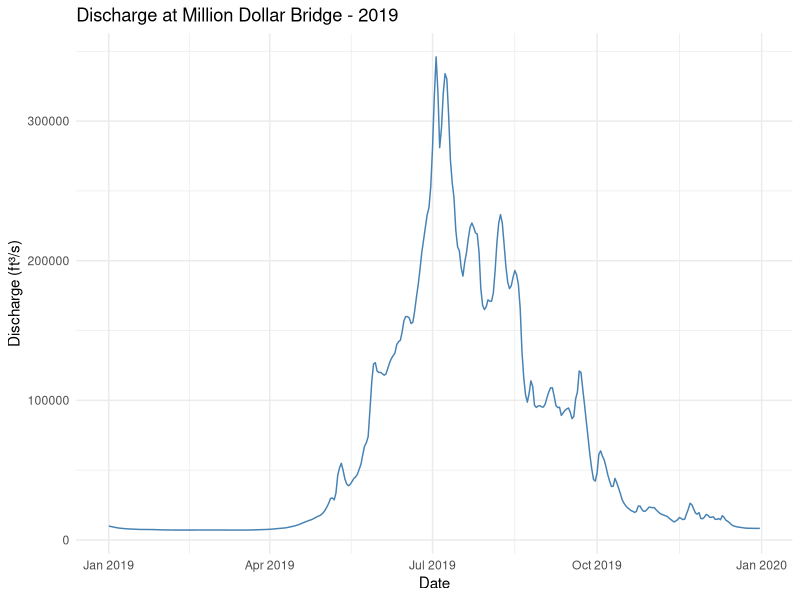
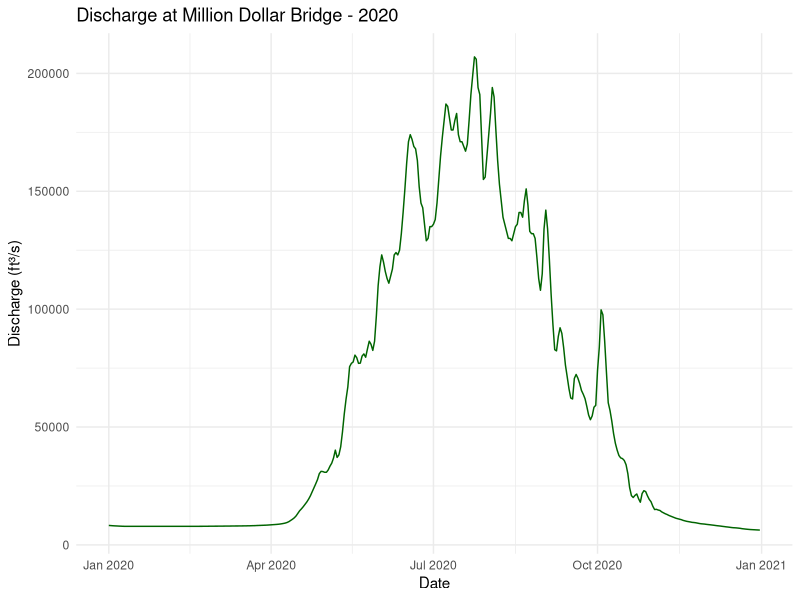
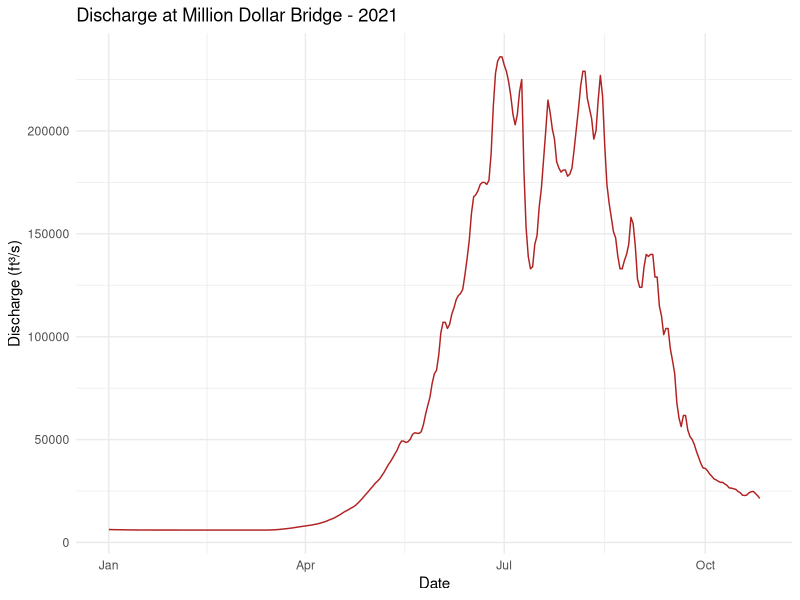
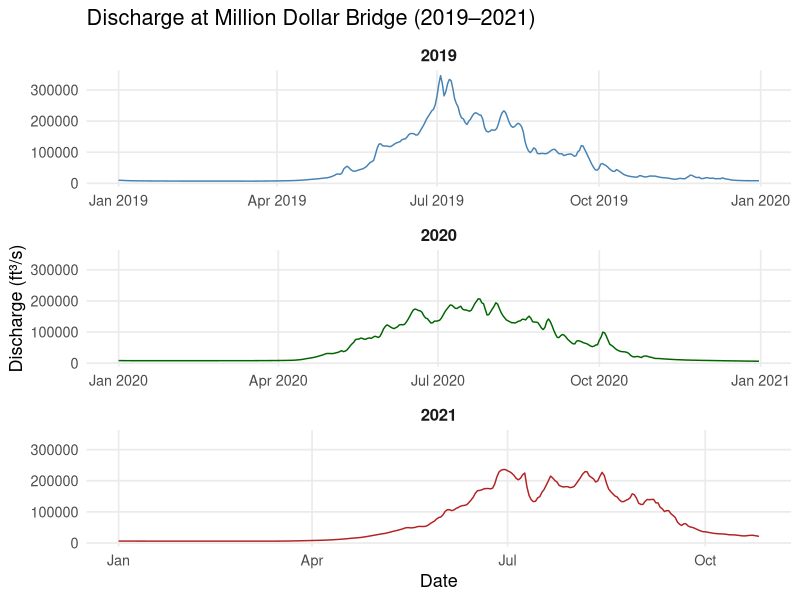
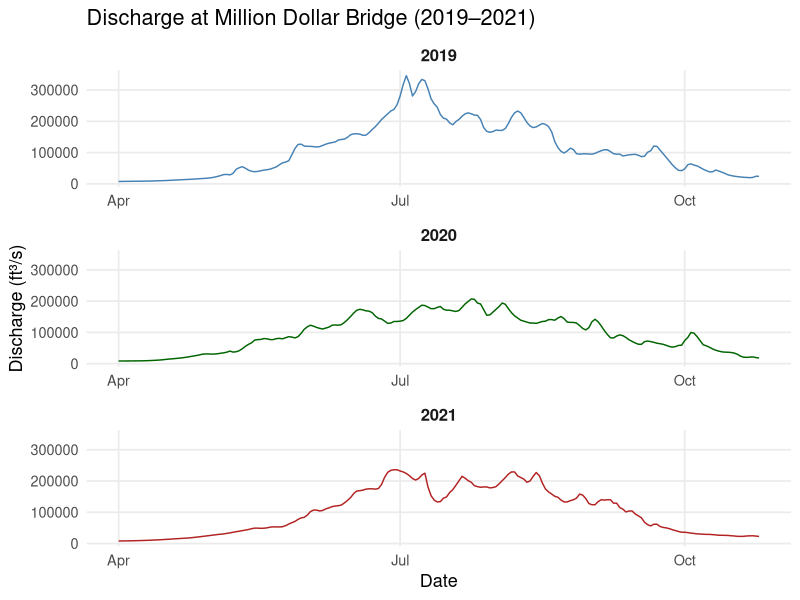
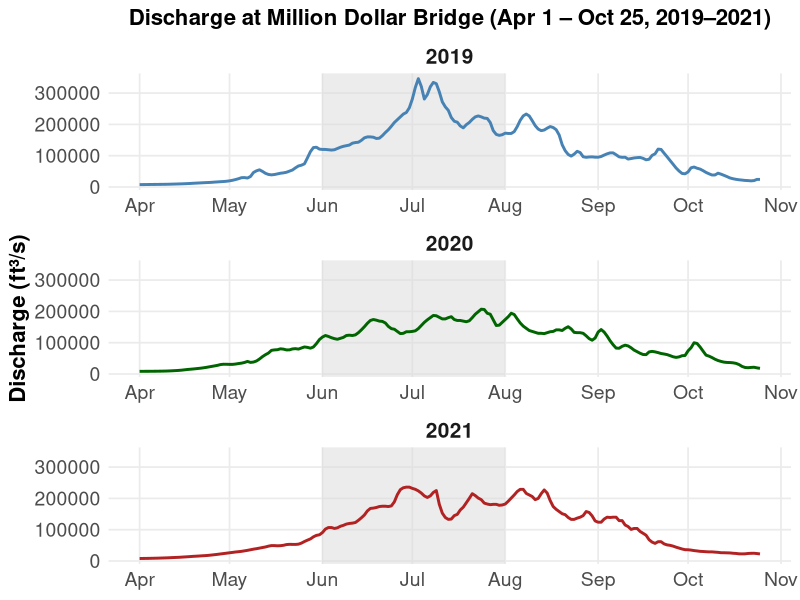
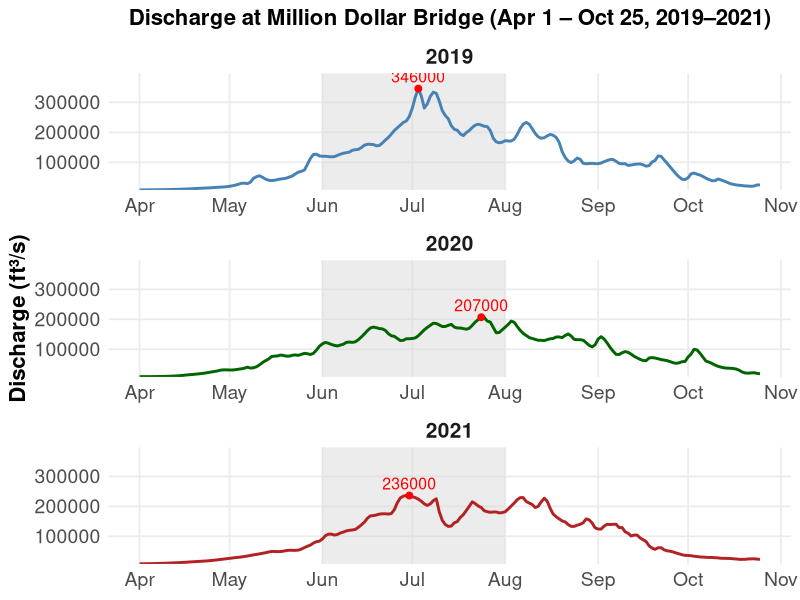

Here is the R script that generated these plots, in order:
### Copper River Flow Data Figures 2019-2021


#download data
rm(list = ls())
FlowData <- read.csv("ALHcode/odata/million_dollar_bridge_discharge_data_1988-2025.csv") #7523 observations, 12 variables


#structure
str(FlowData) #value is integer, time is character

#packages
library(dplyr)
library(ggplot2)
library(lubridate)

#convert time to data via lubridate
FlowData <- FlowData %>%
  mutate(Date = mdy(time))  # convert to Date format
str(FlowData)

#filter data for each year of interest
Flow2019 <- FlowData %>% filter(year(Date) == 2019)
Flow2020 <- FlowData %>% filter(year(Date) == 2020)
Flow2021 <- FlowData %>% filter(year(Date) == 2021)

#individual plots
ggplot(Flow2019, aes(x = Date, y = value)) +
  geom_line(color = "steelblue") +
  labs(title = "Discharge at Million Dollar Bridge - 2019",
       x = "Date", y = "Discharge (ft³/s)") +
  scale_y_continuous(labels = function(x) format(x, scientific = FALSE)) +
  theme_minimal()


ggplot(Flow2020, aes(x = Date, y = value)) +
  geom_line(color = "darkgreen") +
  labs(title = "Discharge at Million Dollar Bridge - 2020",
       x = "Date", y = "Discharge (ft³/s)") +
  scale_y_continuous(labels = function(x) format(x, scientific = FALSE)) +
  theme_minimal()

ggplot(Flow2021, aes(x = Date, y = value)) +
  geom_line(color = "firebrick") +
  labs(title = "Discharge at Million Dollar Bridge - 2021",
       x = "Date", y = "Discharge (ft³/s)") +
  scale_y_continuous(labels = function(x) format(x, scientific = FALSE)) +
  theme_minimal()



### Now visualize as facets with frozen y axis
library(dplyr)
library(ggplot2)

# Combine the data
FlowFacet <- FlowData %>%
  mutate(Date = mdy(time),
         Year = year(Date)) %>%
  filter(Year %in% c(2019, 2020, 2021)) %>%
  mutate(
    start_date = make_date(Year, 1, 1),
    end_date   = make_date(Year, 10, 1)
  )

# Faceted plot with shared (frozen) y-axis
ggplot(FlowFacet, aes(x = Date, y = value, color = as.factor(Year))) +
  geom_line(show.legend = FALSE) +
  facet_wrap(~ Year, ncol = 1, scales = "free_x") +  # free_x fixes your issue
  labs(title = "Discharge at Million Dollar Bridge (2019–2021)",
       x = "Date", y = "Discharge (ft³/s)") +
  scale_y_continuous(labels = function(x) format(x, scientific = FALSE)) +
  scale_color_manual(values = c("steelblue", "darkgreen", "firebrick")) +
  theme_minimal(base_size = 13) +
  theme(
    strip.text = element_text(face = "bold", size = 12),
    panel.grid.minor = element_blank()
  )


FlowFacet <- FlowData %>%
  mutate(Date = mdy(time),
         Year = year(Date)) %>%
  filter(
    Year %in% c(2019, 2020, 2021),
    Date >= make_date(Year, 4, 1),    # start April 1
    Date <= make_date(Year, 10, 25)   # end October 25
  )

ggplot(FlowFacet, aes(x = Date, y = value, color = as.factor(Year))) +
  geom_line(show.legend = FALSE) +
  facet_wrap(~ Year, ncol = 1, scales = "free_x") +
  labs(title = "Discharge at Million Dollar Bridge (2019–2021)",
       x = "Date", y = "Discharge (ft³/s)") +
  scale_y_continuous(labels = function(x) format(x, scientific = FALSE)) +
  scale_color_manual(values = c("steelblue", "darkgreen", "firebrick")) +
  theme_minimal(base_size = 13) +
  theme(
    strip.text = element_text(face = "bold", size = 12),
    panel.grid.minor = element_blank()
  )




### Plot with shaded regions for sampling season
ggplot(FlowFacet, aes(x = Date, y = value)) +
  # shaded region: June 1 – Aug 1 for each year
  geom_rect(
    data = distinct(FlowFacet, Year) %>%
      mutate(xmin = make_date(Year, 6, 1),
             xmax = make_date(Year, 8, 1),
             ymin = -Inf, ymax = Inf),
    aes(xmin = xmin, xmax = xmax, ymin = ymin, ymax = ymax),
    fill = "gray85", alpha = 0.5, inherit.aes = FALSE
  ) +
  geom_line(aes(color = as.factor(Year)), linewidth = 1, show.legend = FALSE) +
  facet_wrap(~ Year, ncol = 1, scales = "free_x") +
  scale_x_date(date_labels = "%b", date_breaks = "1 month") +
  scale_y_continuous(labels = function(x) format(x, scientific = FALSE)) +
  scale_color_manual(values = c("steelblue", "darkgreen", "firebrick")) +
  labs(
    title = "Discharge at Million Dollar Bridge (Apr 1 – Oct 25, 2019–2021)",
    y = "Discharge (ft³/s)",
    x = NULL
  ) +
  theme_minimal(base_size = 13) +
  theme(
    strip.text = element_text(face = "bold", size = 15),
    panel.grid.minor = element_blank(),
    axis.text = element_text(size = 14),       # tick label size
    axis.title = element_text(size = 16, face = "bold"),
    plot.title = element_text(size = 16, face = "bold", hjust = 0.5)
  )






ggplot(FlowFacet, aes(x = Date, y = value)) +
  # shaded region: June 1 – Aug 1
  geom_rect(
    data = distinct(FlowFacet, Year) %>%
      mutate(xmin = make_date(Year, 6, 1),
             xmax = make_date(Year, 8, 1),
             ymin = -Inf, ymax = Inf),
    aes(xmin = xmin, xmax = xmax, ymin = ymin, ymax = ymax),
    fill = "gray85", alpha = 0.5, inherit.aes = FALSE
  ) +
  geom_line(aes(color = as.factor(Year)), linewidth = 1, show.legend = FALSE) +
  # max point per year (take first if ties)
  geom_point(
    data = FlowFacet %>% group_by(Year) %>% filter(value == max(value)) %>% slice(1),
    aes(x = Date, y = value),
    color = "red", size = 2
  ) +
  geom_text(
    data = FlowFacet %>% group_by(Year) %>% filter(value == max(value)) %>% slice(1),
    aes(x = Date, y = value, label = value),
    vjust = -0.5, color = "red", size = 4
  ) +
  facet_wrap(~ Year, ncol = 1, scales = "free_x") +
  scale_x_date(date_labels = "%b", date_breaks = "1 month") +
  scale_y_continuous(
    labels = function(x) format(x, scientific = FALSE),
    expand = expansion(mult = c(0, 0.15))  # add 10% space above
  ) +
  scale_color_manual(values = c("steelblue", "darkgreen", "firebrick")) +
  labs(
    title = "Discharge at Million Dollar Bridge (Apr 1 – Oct 25, 2019–2021)",
    y = "Discharge (ft³/s)",
    x = NULL
  ) +
  theme_minimal(base_size = 13) +
  theme(
    strip.text = element_text(face = "bold", size = 15),
    panel.grid.minor = element_blank(),
    axis.text = element_text(size = 14),
    axis.title = element_text(size = 16, face = "bold"),
    plot.title = element_text(size = 16, face = "bold", hjust = 0.5)
  )
